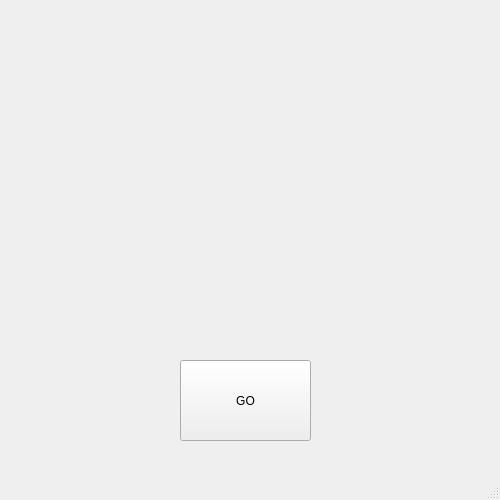
<?xml version="1.0" encoding="UTF-8"?>
<ui version="4.0">
 <class>MainWindow</class>
 <widget class="QMainWindow" name="MainWindow">
  <property name="geometry">
   <rect>
    <x>0</x>
    <y>0</y>
    <width>500</width>
    <height>500</height>
   </rect>
  </property>
  <property name="minimumSize">
   <size>
    <width>500</width>
    <height>500</height>
   </size>
  </property>
  <property name="maximumSize">
   <size>
    <width>500</width>
    <height>500</height>
   </size>
  </property>
  <property name="windowTitle">
   <string>MainWindow</string>
  </property>
  <widget class="QWidget" name="centralwidget">
   <widget class="QPushButton" name="pushButton">
    <property name="geometry">
     <rect>
      <x>180</x>
      <y>360</y>
      <width>131</width>
      <height>81</height>
     </rect>
    </property>
    <property name="text">
     <string>GO</string>
    </property>
   </widget>
  </widget>
  <widget class="QMenuBar" name="menubar">
   <property name="geometry">
    <rect>
     <x>0</x>
     <y>0</y>
     <width>500</width>
     <height>21</height>
    </rect>
   </property>
  </widget>
  <widget class="QStatusBar" name="statusbar"/>
 </widget>
 <resources/>
 <connections/>
</ui>
